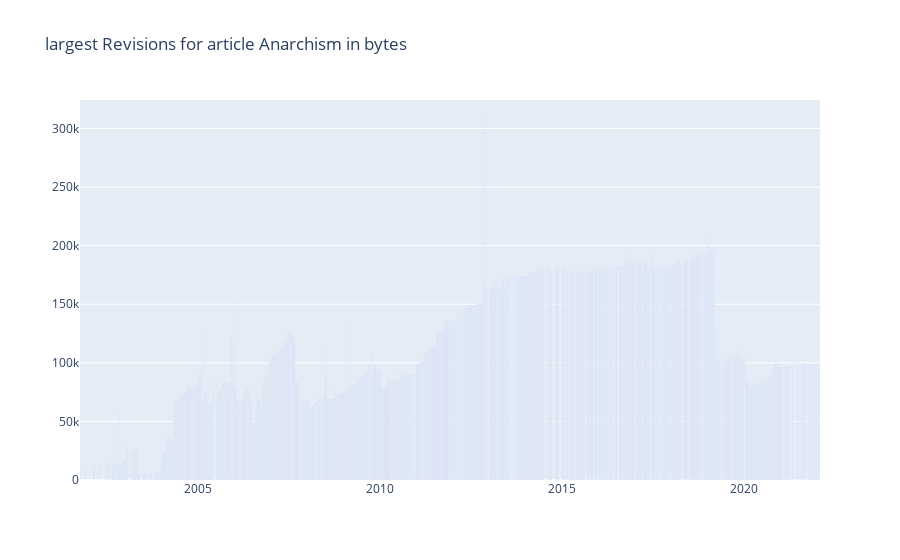

Notebook cell for this chart:
### Code cell
data = go.Bar(x=anarchrevspikes.dates, y=anarchrevspikes.bytes, text=anarchrevspikes.page_title)
fig = go.Figure(data=data, layout_title_text="largest Revisions for article Anarchism in bytes")
fig.show()

### Figure 1 — Plotly figure (JSON) as saved in the notebook; plotly's stock layout.template omitted (floating-point values rounded to 4 significant figures; data arrays with more than 128 entries replaced by an {"elided": "..."} marker saying what was removed)
{"data": [{"text": {"elided": "3216 str values"}, "type": "bar", "x": {"elided": "3216 str values"}, "y": {"elided": "3216 int values"}}], "layout": {"title": {"text": "largest Revisions for article Anarchism in bytes"}}}
